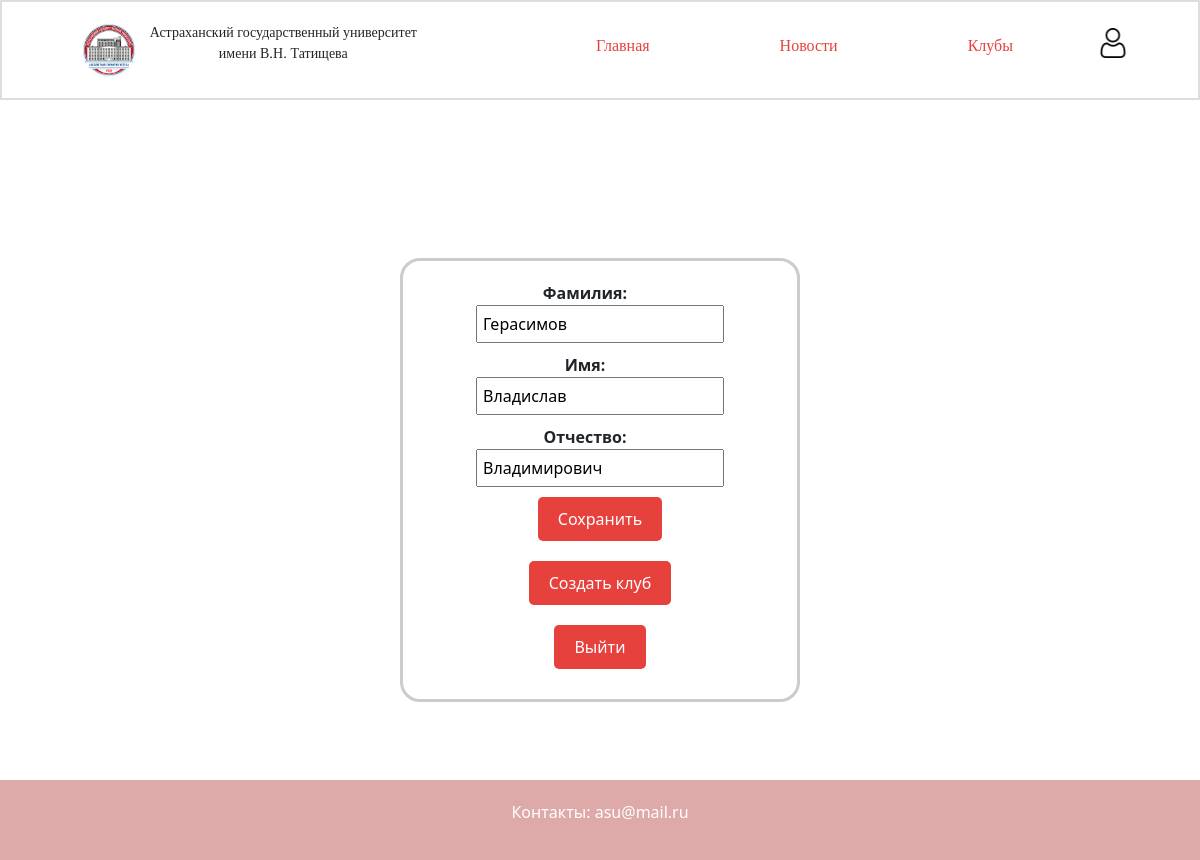
/entry.html (signed in), run on the app's committed database.
### tables this page shows
CREATE TABLE "users" (
                                id INTEGER PRIMARY KEY AUTOINCREMENT,
                                surname TEXT,
                                name TEXT,
                                patronymic TEXT,
                                status TEXT,
                                clubs TEXT                          );

### Controllers/pageController.py (the view)
    @staticmethod
    @app.route('/entry.html', methods=['GET'])
    def get_entry_page():
        if session.get('user_logged'):
            user_id = session.get('user_id')  # предполагаем, что ID пользователя хранится в сессии
            if session.get('user_status') == 0:
                applications = _clubApplicationService.findAllClubApplications()
                users = _userService.findAllUsers()
                return render_template('admin_panel.html', applications = applications, users = users)
            else:
                if user_id:
                    user = _userService.findUser(int(user_id))
                    if user:
                        user_dict = {
                            "id": user.id,  # Передаем ID пользователя в шаблон
                            "surname": user.surname,
                            "name": user.name,
                            "patronymic": user.patronymic,
                            "status": user.status,
                            "clubs": user.clubs
                        }
                        return render_template('personal_account.html', user=user_dict)
                    else:
                        return render_template('personal_account.html', error="Данные пользователя не найдены", user=user)
                else:
                    return render_template('personal_account.html', error='ID пользователя не был найден')
        else:
            return render_template('entry.html')

### Services/userService.py (called while the page is built)
    def findUser(self, id):
        with con:
            sql_select = """SELECT
                               id,
                               surname,
                               name,
                               patronymic,
                               status,
                               clubs
                            FROM
                                users
                            WHERE
                                id = ?"""
            raw_user = con.execute(sql_select, (id,)).fetchone()
            user = User(
                id=raw_user[0],
                surname=raw_user[1],
                name=raw_user[2],
                patronymic=raw_user[3],
                status=raw_user[4],
                clubs=raw_user[5],
            )
        return user

### Templates/personal_account.html (shortened to what this page needs)
<!doctype html>
<html lang="ru">
<head>
    <link rel="stylesheet" href="../static/lib/bootstrap/css/bootstrap.min.css">
    <link rel="stylesheet" href="../static/lib/lightbox/lightbox.css">
    <link rel="stylesheet" href="../static/css/style_accountsPage.css">
</head>
<body>
<header>
    <img src="../static/images/asu-logo.png">
    <p>Астраханский государственный университет имени В.Н. Татищева</p>
    <div class="menu">
        <a href="/">
            <button>Главная</button>
        </a>
        <a href="/news.html">
            <button>Новости</button>
        </a>
        <a href="/clubs.html">
            <button>Клубы</button>
        </a>
        <a href="/entry.html">
            <img src="../static/images/profile-user.png" alt="Профиль">
        </a>
    </div>
</header>
<div class="container" data-user-id="{{ user.id if user else '' }}">
    {% if user %}
        <label for="surname">Фамилия:</label>
        <input type="text" id="surname" value="{{ user.surname }}">
        <label for="name">Имя:</label>
        <input type="text" id="name" value="{{ user.name }}">
        <label for="patronymic">Отчество:</label>
        <input type="text" id="patronymic" value="{{ user.patronymic }}">
        <div class="buttons">
            <button id="saveBtn">Сохранить</button>
            <a href="/create_club.html">
                <button id="createClubBtn">Создать клуб</button>
            </a>
            <a href="/logout">
                <button>Выйти</button>
            </a>
        </div>
    {% else %}
        <p>Пользователь не найден</p>
    {% endif %}
</div>
<footer>
    <p>Контакты: asu@mail.ru</p>
</footer>
</body>
</html>

### Static/css/style_accountsPage.css (style rules this page uses)
header p { font-family: 'Open Sans'; font-size: 14px; }
header { display: flex; text-align: center; align-items: center; height: 100px; border: 2px solid #ddd; width: 100%; }
header img { padding-left: 20px; padding-right: 10px; width: 7%; margin-left: 60px; }
.menu { display: flex; padding-left: 50px; }
.menu button { margin-left: 120px; background-color: #ffffff; border: #ffffff; font-family: 'Open Sans'; color: #e6413d; }
.menu img { margin-right: 60px; width: 60px; height: 30px; }
.container { position: absolute; top: 50%; left: 50%; transform: translate(-50%, -50%); text-align: center; justify-content: center; align-items: center; max-width: 400px; padding: 20px; border: 3px solid #ccc; border-radius: 20px; margin-top: 50px; }
label { font-weight: bold; width: 50%; margin-right: 30px; }
input, select, button { padding: 5px; margin-bottom: 10px; }
.buttons { display: flex; flex-direction: column; align-items: center; gap: 10px; }
.buttons button { background-color: #e6413d; color: white; padding: 10px 20px; border: none; border-radius: 5px; cursor: pointer; }
input[type="text"], select { width: 70%; padding: 5px; }
footer { background-color: #dea9a9; color: #ffffff; text-align: center; padding: 20px; width: 100%; bottom: 0; margin-top: 680px; }

### data on the page
users: surname "Герасимов", name "Владислав", patronymic "Владимирович"
